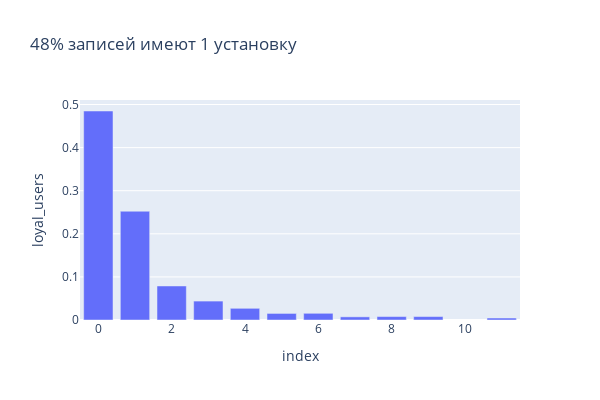

Notebook source saved alongside this figure:
### Code cell
# Построим график в plotly 
df = geo_daily_report_sql.loyal_users.value_counts(normalize=True).reset_index()
fig = px.bar(df.loc[:10],
             x='index',
             y='loyal_users',
             title='48% записей имеют 1 установку')
fig.update_layout(width=600, 
                  height=400)
fig.show()

### Figure 1 — Plotly figure (JSON) as saved in the notebook; plotly's stock layout.template omitted (floating-point values rounded to 4 significant figures)
{"data": [{"alignmentgroup": "True", "hovertemplate": "index=%{x}<br>loyal_users=%{y}<extra></extra>", "legendgroup": "", "marker": {"color": "#636efa", "pattern": {"shape": ""}}, "name": "", "offsetgroup": "", "orientation": "v", "showlegend": false, "textposition": "auto", "type": "bar", "x": [0, 1, 2, 3, 4, 6, 5, 9, 8, 7, 11], "xaxis": "x", "y": [0.4849, 0.2524, 0.07894, 0.04389, 0.02713, 0.01554, 0.01524, 0.007924, 0.007924, 0.007315, 0.004572], "yaxis": "y"}], "layout": {"barmode": "relative", "height": 400, "legend": {"tracegroupgap": 0}, "title": {"text": "48% записей имеют 1 установку"}, "width": 600, "xaxis": {"anchor": "y", "domain": [0, 1], "title": {"text": "index"}}, "yaxis": {"anchor": "x", "domain": [0, 1], "title": {"text": "loyal_users"}}}}
